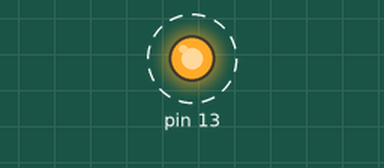
The sketch below on a simulated Arduino Uno, built with avr-gcc and run on an emulated ATmega328P. Parts: output pins drawn as LEDs (lit = HIGH). Dashed ring = blinking.

Above: at 0.1 s.
Timing chart, 0 to 3.0 s (numbered marks = the images above):
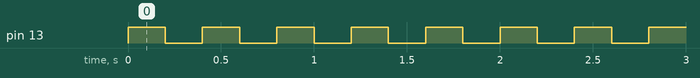

The sketch:

PA.ino
```cpp
//Kiran pendeja ¿Sale?
void setup() {
  pinMode(13,1);
}

void loop() {
  digitalWrite(13,1);
  delay(200);
  digitalWrite(13,0);
  delay(200);
}
```

Measured:
- by itself, pin 13: alternates HIGH for 0.20 s and LOW for 0.20 s
